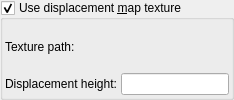
          <widget class="MyGroupBox" name="groupCheck_use_displacement_texture">
           <property name="toolTip">
            <string>&lt;html&gt;&lt;head/&gt;&lt;body&gt;&lt;p&gt;Displacement map technique uses texture to cause an effect where the actual geometric position of points over the textured surface are displaced. It gives the surfaces a greater sense of depth and detail, permitting self-shadowing. In contrast to normal mapping, it deforms object surface.&lt;/p&gt;&lt;p&gt;Example displacement map texture (in most cases it can be the same as for bump maps). Brighter pixels will give bigger embossing of surface.&lt;/p&gt;&lt;p&gt;&lt;img src=&quot;:/tooltips/tooltips_images/displacement_texture.jpg&quot;/&gt;&lt;/p&gt;&lt;p&gt;Example result:&lt;/p&gt;&lt;p&gt;&lt;img src=&quot;:/tooltips/tooltips_images/material - displacement map.jpg&quot;/&gt;&lt;/p&gt;&lt;p&gt;Note: displacement map doesn't work with cubic mapping of texture.&lt;/p&gt;&lt;/body&gt;&lt;/html&gt;</string>
           </property>
           <property name="title">
            <string>Use displacement &amp;map texture</string>
           </property>
           <property name="checkable">
            <bool>true</bool>
           </property>
           <layout class="QVBoxLayout" name="verticalLayout_143">
            <property name="spacing">
             <number>2</number>
            </property>
            <property name="leftMargin">
             <number>2</number>
            </property>
            <property name="topMargin">
             <number>2</number>
            </property>
            <property name="rightMargin">
             <number>2</number>
            </property>
            <property name="bottomMargin">
             <number>2</number>
            </property>
            <item>
             <layout class="QGridLayout" name="gridLayout_97" rowstretch="0,0" columnstretch="0,0,1">
              <property name="spacing">
               <number>2</number>
              </property>
              <item row="1" column="0">
               <widget class="QLabel" name="label_381">
                <property name="text">
                 <string>Displacement height:</string>
                </property>
               </widget>
              </item>
              <item row="0" column="0">
               <widget class="QLabel" name="label_382">
                <property name="text">
                 <string>Texture path:</string>
                </property>
               </widget>
              </item>
              <item row="0" column="1" colspan="2">
               <widget class="FileSelectWidget" name="text_file_displacement_texture" native="true">
                <property name="sizePolicy">
                 <sizepolicy hsizetype="Expanding" vsizetype="Preferred">
                  <horstretch>0</horstretch>
                  <verstretch>0</verstretch>
                 </sizepolicy>
                </property>
                <property name="toolTip">
                 <string>&lt;html&gt;&lt;head/&gt;&lt;body&gt;&lt;p&gt;Path to image with displacement map texture&lt;/p&gt;&lt;/body&gt;&lt;/html&gt;</string>
                </property>
               </widget>
              </item>
              <item row="1" column="2">
               <widget class="MyLineEdit" name="logedit_displacement_texture_height">
                <property name="toolTip">
                 <string>&lt;html&gt;&lt;head/&gt;&lt;body&gt;&lt;p&gt;Height of displacement. Height is in the same units as object sizes.&lt;/p&gt;&lt;/body&gt;&lt;/html&gt;</string>
                </property>
               </widget>
              </item>
             </layout>
            </item>
           </layout>
          </widget>
